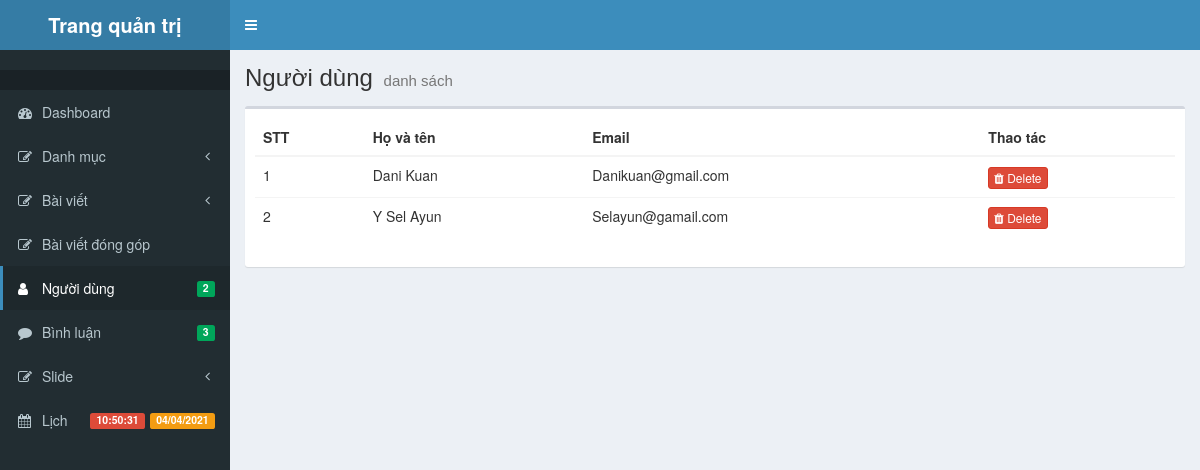
Page /admin/modules/customer/index.php on the committed database.
### tables this page shows
CREATE TABLE `nguoi_dung` (
  `id_nguoi_dung` int(11) NOT NULL,
  `ho_ten` varchar(255) DEFAULT NULL,
  `mat_khau` varchar(100) NOT NULL,
  `email` varchar(30) DEFAULT NULL
);

### libraries/Database.php (called while the page is built, shortened)
<?php
class Database {
    protected $link;
    public function __construct() {
        $this->link = mysqli_connect("localhost", "root", "", "web_tintuc_dulich") or die("ket noi khong thanh cong");
        mysqli_set_charset($this->link, "utf8");
    }
    public function fetchAll($table) {
        $sql = "SELECT * FROM {$table} WHERE 1";
        $result = mysqli_query($this->link, $sql) or die("Lỗi Truy Vấn fetchAll " . mysqli_error($this->link));
        $data = [];
        if ($result) {
            while ($num = mysqli_fetch_assoc($result)) {
                $data[] = $num;
            }
        }
        return $data;
    }
}

### admin/autoload/autoload.php (called while the page is built, shortened)
<?php
    require_once __DIR__."/../../libraries/Database.php";
    $db = new Database();
?>

### admin/modules/customer/index.php (the view, shortened to what this page needs)
<?php
include  "../../autoload/autoload.php";
?>
<?php include "../../layouts/head.php"?>
<body class="hold-transition skin-blue sidebar-mini">
    <div class="wrapper">
        <?php include "../../layouts/header.php"?>
        <?php include "../../layouts/sidebar.php"?>
        <div class="content-wrapper">
            <section class="content-header">
                <h1>
                    Người dùng
                    <small>danh sách</small>
                </h1>
            </section>
            <?php
            $customers = $db->fetchAll('nguoi_dung');
            ?>
            <section class="content">
                <div class="box">
                    <div class="box-body">
                        <div class="table-responsive">
                            <table class="table table-hover">
                                <thead>
                                    <tr>
                                        <th>STT</th>
                                        <th>Họ và tên</th>
                                        <th>Email</th>
                                        <th>Thao tác</th>
                                    </tr>
                                </thead>
                                <tbody>
                                    <?php $stt = 1; foreach ($customers as $item) : ?>
                                    <tr>
                                        <td><?= $stt ?></td>
                                        <td><?= $item['ho_ten'] ?></td>
                                        <td><?= $item['email'] ?></td>
                                        <td>
                                            <a onclick="return confirm('Bạn chắc chắn xóa ?')" href="delete.php?id=<?= $item['id_nguoi_dung'] ?>" class="btn btn-danger btn-xs"><i class="fa fa-trash"></i> Delete</a>
                                        </td>
                                    </tr>
                                    <?php $stt++; endforeach; ?>
                                </tbody>
                            </table>
                        </div>
                    </div>
                </div>
            </section>
        </div>
        <?php include "../../layouts/footer.php"?>

### rows in the picture
nguoi_dung: ho_ten "Dani Kuan", email "Danikuan@gmail.com"
nguoi_dung: ho_ten "Y Sel Ayun", email "Selayun@gamail.com"

### other values in the picture
$total "2"
$total "3"
